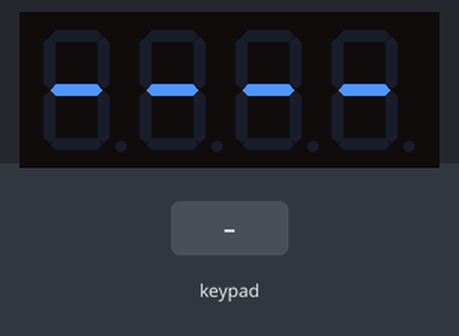
Bench run of a sketch on a simulated Arduino Uno, built with avr-gcc and run on an emulated ATmega328P. Shown: 4-digit seven-segment display. The test bench sets the inputs (shaded band). EEPROM starts erased.

Above: at 1.2 s.
1.3 s: keypad keys 1 2 3 4 # pressed 0.4 s apart
At 3.7 s:
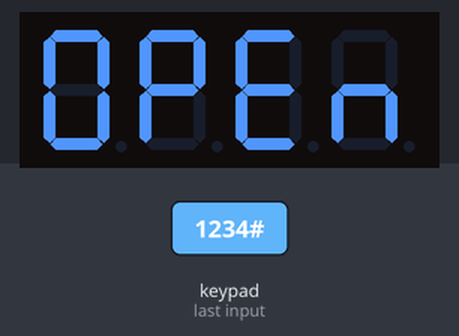
5.5 s: key '#' pressed
At 6.0 s:
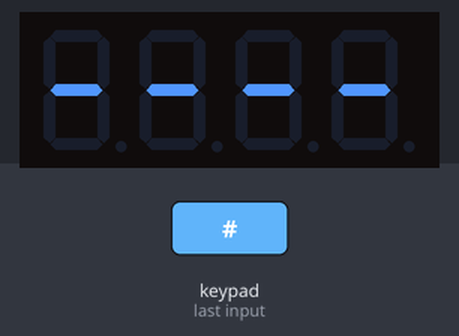
7.0 s: keypad keys 1 0 1 1 1 2 1 3 A pressed 0.4 s apart
At 9.2 s:
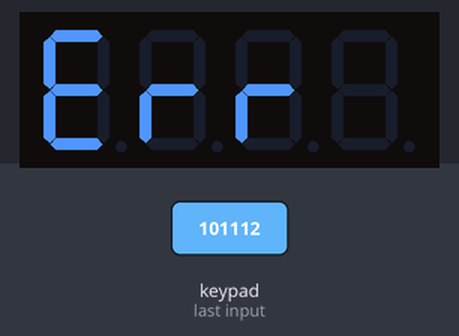
13.2 s: keypad keys 1 2 3 4 pressed 0.4 s apart
At 15.1 s:
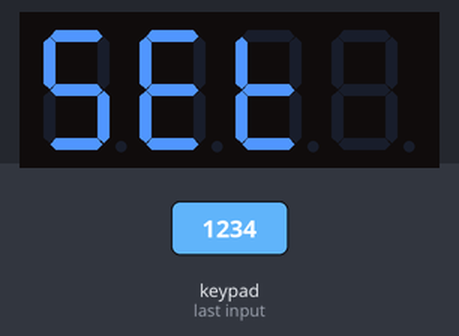
17.1 s: keypad keys 1 2 3 4 * pressed 0.4 s apart
At 19.4 s:
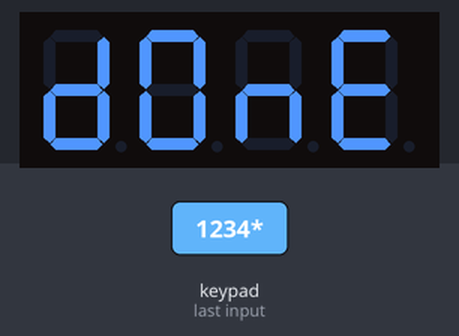
21.3 s: key '1' pressed
At 21.6 s:
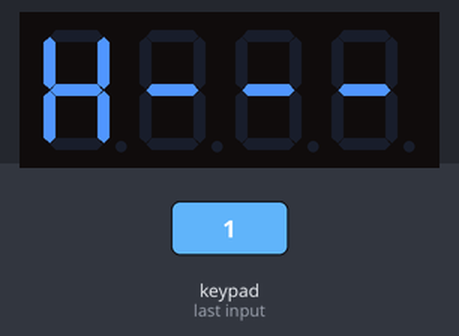
Timing chart, 0 to 23.8 s (numbered marks = the images above; inputs shaded):
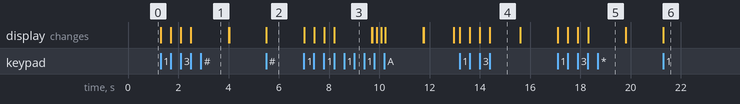

The sketch:

senha_teclado.ino
```cpp
/*
 * Mini cofre: senha de 4 digitos no teclado 4x4, feedback no display 7 seg.
 * Senha PERSISTENTE na EEPROM (sobrevive a desligar). PROGRAMAVEL pelo teclado.
 *
 * Uso:
 *   - Digite 4 numeros -> checa no 4o digito:
 *       certo  -> "OPEn"
 *       errado -> "Err"
 *   - '*'  -> limpa a entrada atual
 *   - 'D'  -> apaga o ultimo digito (backspace)
 *   - '#'  -> liga/desliga stand-by (display apagado + teclado ignorado)
 *
 * Entrada MASCARADA: slots vazios = '-', digito digitado = 'H' (B,C,E,F,G;
 * segmentos A e D apagados; mascara em X/H, nao revela o numero).
 * Limite de tentativas: 3 erros seguidos -> bloqueia 30s (contagem regressiva
 * no display). Acertar zera o contador. (Bloqueio em RAM: desligar a placa
 * reseta o bloqueio.)
 *   - 'A'  -> trocar senha: "OLd" (digite a atual) -> se ok "SEt" (digite a nova)
 *             -> salva e mostra "donE". Atual errada -> "Err".
 *   - Senha de fabrica (1a vez): 1234.
 *
 * Display (catodo comum): Segmentos A..DP -> D2..D9 ; Digitos 1..4 -> D10..D13
 * Teclado 4x4: Linhas conector 1-4 -> A0..A3 ; Colunas conector 5,6,8,7 -> A4,A5,D1,D0
 * (D0/D1 = USB: se upload falhar, tire os 2 fios, suba, replugue.)
 */

#include <EEPROM.h>
#include "SevSeg.h"
#include <Keypad.h>

SevSeg sevseg;

const byte ROWS = 4, COLS = 4;
char keys[ROWS][COLS] = {
  {'1', '2', '3', 'A'},
  {'4', '5', '6', 'B'},
  {'7', '8', '9', 'C'},
  {'*', '0', '#', 'D'}
};
byte rowPins[ROWS] = {A0, A1, A2, A3};
byte colPins[COLS] = {A4, A5, 1, 0};
Keypad teclado = Keypad(makeKeymap(keys), rowPins, colPins, ROWS, COLS);

// EEPROM
const int  EE_MAGIC = 0;      // byte de "ja inicializado"
const int  EE_PASS  = 1;      // 4 bytes da senha
const byte MAGIC    = 0x42;

char senha[5];   // 4 digitos + '\0'
char buf[5];     // entrada atual
byte n = 0;

enum Estado { TRAVADO, VERIF_ANTIGA, NOVA };
Estado estado = TRAVADO;

bool standby = false;   // '#' liga/desliga (display apagado + input travado)

const byte          MAX_TENTATIVAS = 3;        // erros seguidos ate bloquear
const unsigned long LOCKOUT_MS     = 30000UL;  // 30s de bloqueio
byte          erros       = 0;
unsigned long bloqueadoAte = 0;                // millis ate quando fica bloqueado

void carregarSenha() {
  if (EEPROM.read(EE_MAGIC) != MAGIC) {          // primeira vez: default 1234
    const char* def = "1234";
    for (byte i = 0; i < 4; i++) EEPROM.update(EE_PASS + i, def[i]);
    EEPROM.update(EE_MAGIC, MAGIC);
  }
  for (byte i = 0; i < 4; i++) senha[i] = EEPROM.read(EE_PASS + i);
  senha[4] = '\0';
}

void salvarSenha(const char* nova) {
  for (byte i = 0; i < 4; i++) { EEPROM.update(EE_PASS + i, nova[i]); senha[i] = nova[i]; }
  senha[4] = '\0';
}

// mostra um texto fixo por 'ms' mantendo a multiplexacao viva
void mostrarPor(const char* txt, unsigned long ms) {
  sevseg.setChars(txt);
  unsigned long t = millis();
  while (millis() - t < ms) sevseg.refreshDisplay();
}

void resetEntrada() { n = 0; }

void setup() {
  byte digitPins[]   = {10, 11, 12, 13};
  byte segmentPins[] = {2, 3, 4, 5, 6, 7, 8, 9};
  sevseg.begin(COMMON_CATHODE, 4, digitPins, segmentPins, true, false, false, true);
  sevseg.setBrightness(90);
  carregarSenha();
}

void registrarErro() {
  erros++;
  if (erros >= MAX_TENTATIVAS) {
    bloqueadoAte = millis() + LOCKOUT_MS;
    erros = 0;
    mostrarPor("Loc ", 1200);
  }
}

void processar4() {
  buf[4] = '\0';
  bool ok = (strncmp(buf, senha, 4) == 0);

  switch (estado) {
    case TRAVADO:
      if (ok) { erros = 0; mostrarPor("OPEn", 1500); }
      else    { mostrarPor("Err ", 1500); registrarErro(); }
      estado = TRAVADO;
      break;

    case VERIF_ANTIGA:
      if (ok) { erros = 0; mostrarPor("SEt ", 1200); estado = NOVA; }
      else    { mostrarPor("Err ", 1500); estado = TRAVADO; registrarErro(); }
      break;

    case NOVA:
      salvarSenha(buf);
      mostrarPor("donE", 1500);
      estado = TRAVADO;
      break;
  }
  resetEntrada();
}

void loop() {
  char k = teclado.getKey();

  if (k == '#') {                 // liga/desliga stand-by
    standby = !standby;
    resetEntrada();
    estado = TRAVADO;
    k = 0;
  }

  if (standby) {                  // dormindo: display apagado, input ignorado
    sevseg.blank();
    sevseg.refreshDisplay();
    return;
  }

  if (millis() < bloqueadoAte) {  // bloqueado: ignora teclas, mostra contagem
    resetEntrada();
    int restante = (int)((bloqueadoAte - millis() + 999) / 1000);
    sevseg.setNumber(restante, 0);
    sevseg.refreshDisplay();
    return;
  }

  if (k) {
    if (k >= '0' && k <= '9') {
      if (n < 4) buf[n++] = k;
      if (n == 4) processar4();
    } else if (k == '*') {              // limpa / cancela
      resetEntrada();
      estado = TRAVADO;
    } else if (k == 'D') {              // apaga o ultimo digito (backspace)
      if (n > 0) n--;
    } else if (k == 'A') {              // iniciar troca de senha
      resetEntrada();
      estado = VERIF_ANTIGA;
      mostrarPor("OLd ", 1200);
    }
    // 'B', 'C': reservadas
  }

  // desenho da entrada MASCARADA: '-' vazio, 'H' para cada digito ja digitado
  // ('H' acende B,C,E,F,G com A e D apagados: mascara em X/H, nao revela o numero)
  char disp[5] = "----";
  for (byte i = 0; i < n; i++) disp[i] = 'H';
  disp[4] = '\0';
  sevseg.setChars(disp);
  sevseg.refreshDisplay();
}
```

Measured:
- after the input at 1.3 s, the display: first changes at once (image 1 shows a later state)
- after the input at 5.5 s, the display: changes at once (image 2)
- after the input at 7.0 s, the display: first changes at once (image 3 shows a later state)
- after the input at 13.2 s, the display: first changes at once (image 4 shows a later state)
- after the input at 17.1 s, the display: first changes at once (image 5 shows a later state)
- after the input at 21.3 s, the display: changes at once (image 6)
- what the display in image 4 shows lasts 1.2 s, from 14.4 s to 15.6 s
